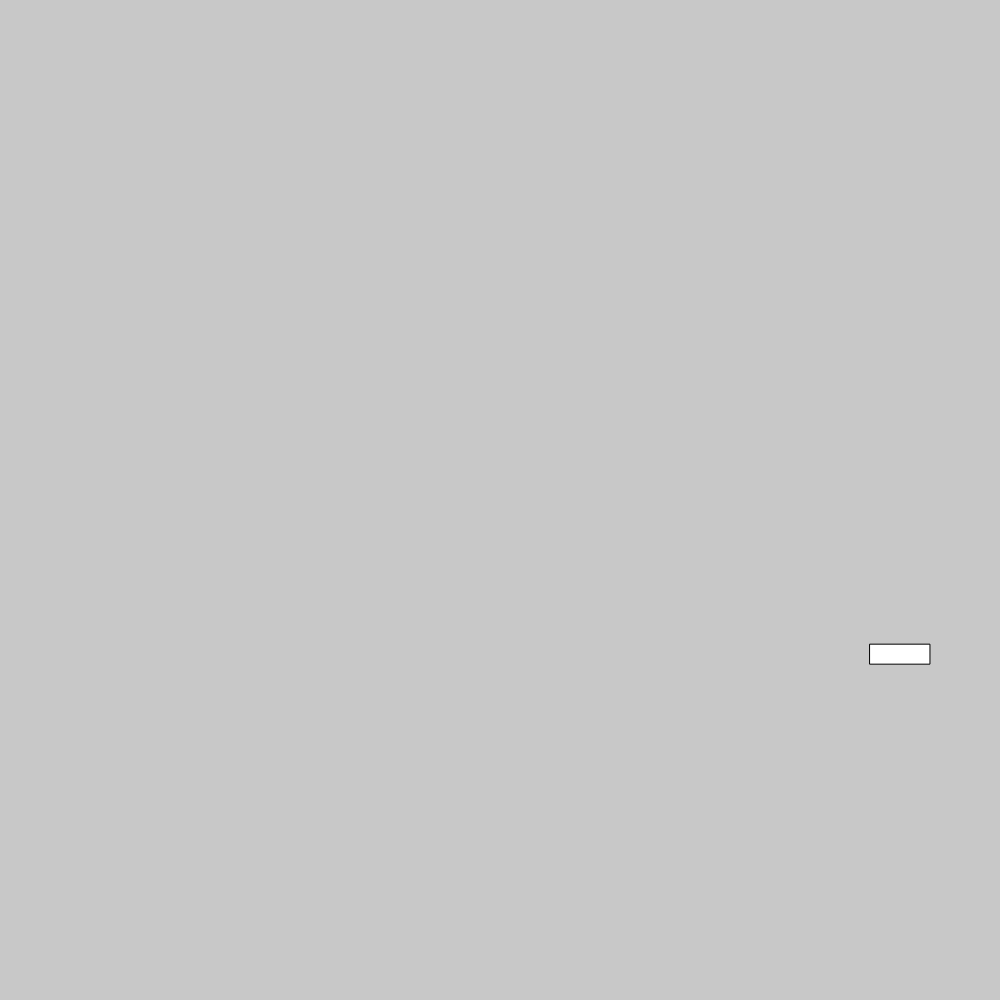
Frame 1 (no input)
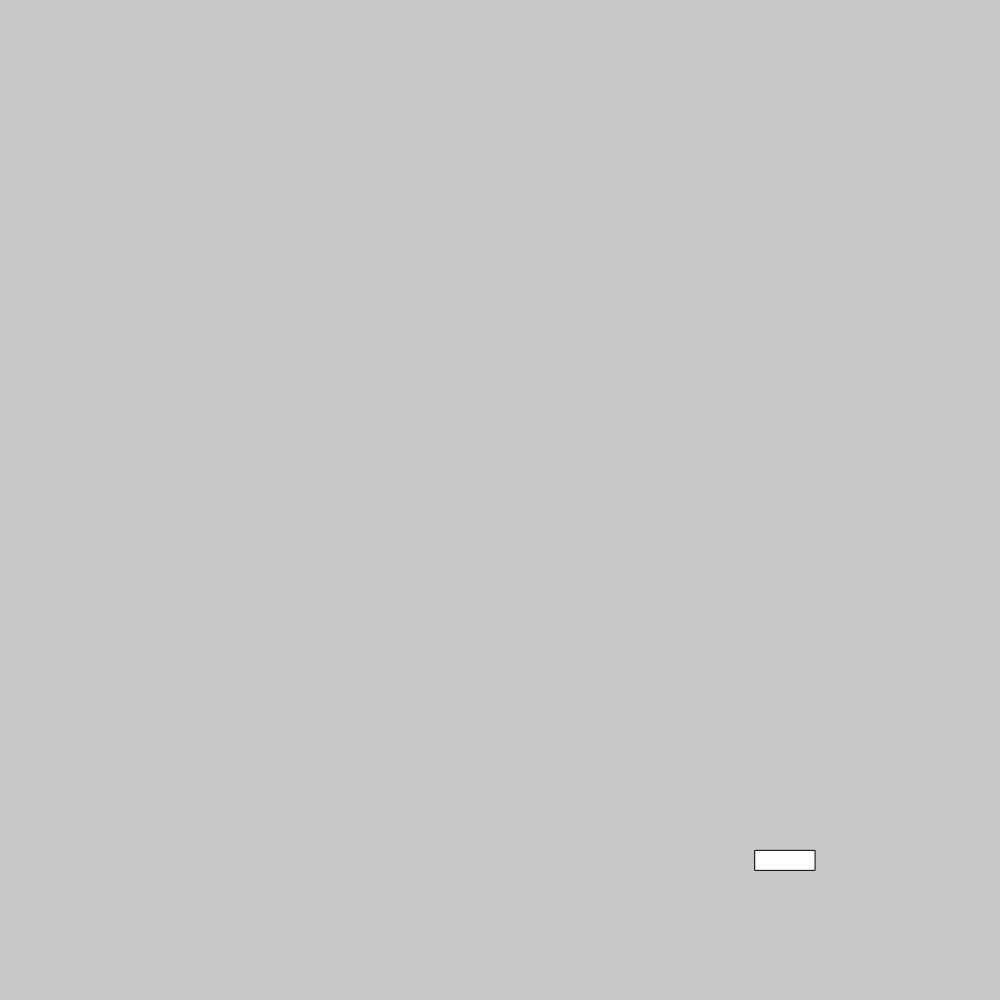
Frame 60 (no input)
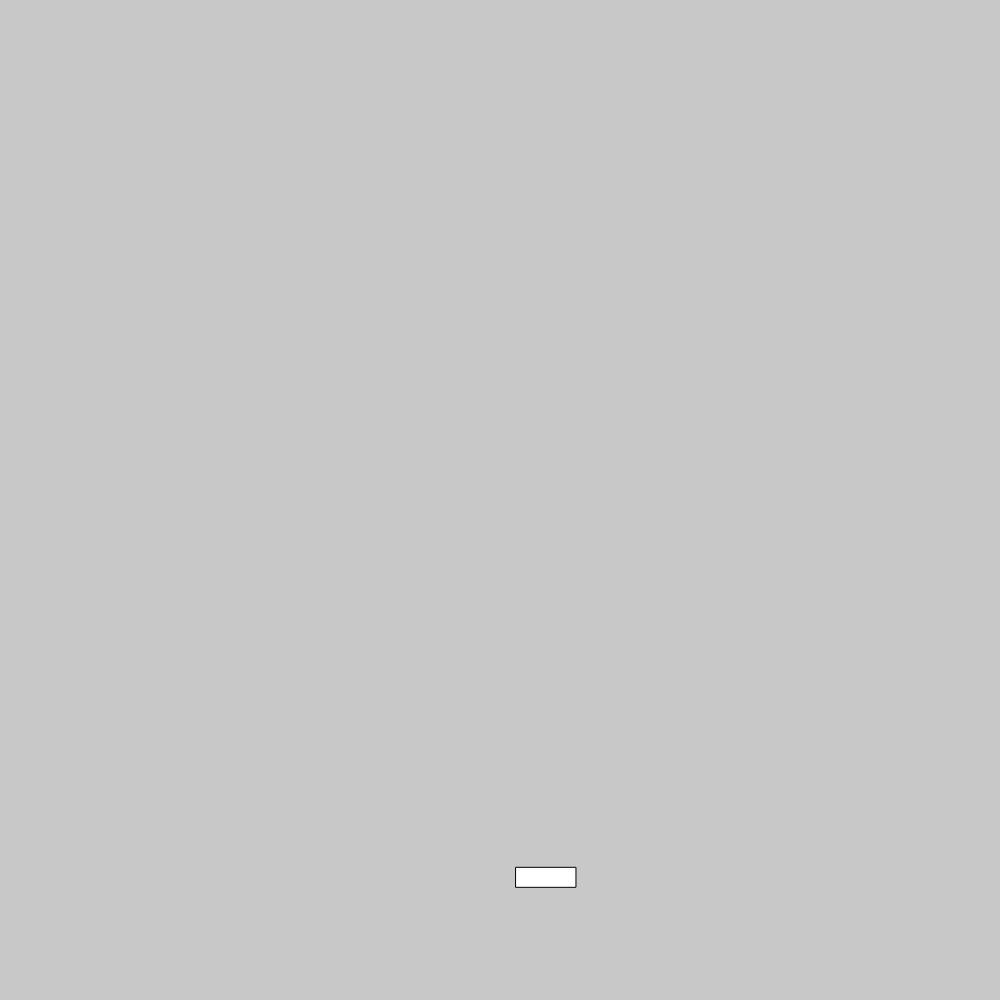
Frame 120 (the mouse pressed at the canvas centre since frame 60)

The p5.js sketch that drew these frames (run headless with seeded random() and noise() and a simulated clock; from frame 60 on, the mouse is pressed at the canvas centre):

// p5.js sketch
// ── sketch.js
//refrence code: https://p5js.org/examples/color-linear-gradient.html

// Constants
const Y_AXIS = 1;
const Y_AXISv2 = 2;
let b1, b2, c1, c2, k1, k2;


function draw() {
  background(200);
  rectMode(CENTER);
  translate(width / 2, height / 2);
  translate(p5.Vector.fromAngle(millis() / 1000, 250));
  rect(150, 150, 60, 20);

  rectMode(CENTER);
  translate(width / 2, height / 2);
  translate(p5.Vector.fromAngle(millis() / 10, 10));
  rect(15, 15, 10, 10);
}


function setup() {
    createCanvas(1000, 1000);
    background(22, 6, 57)
}
